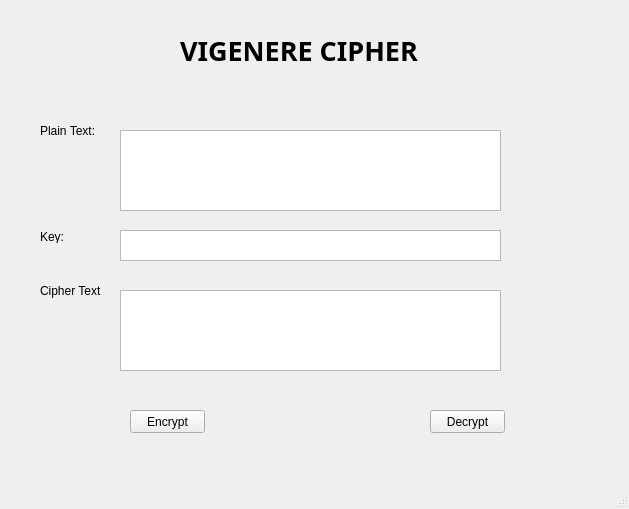
<?xml version="1.0" encoding="UTF-8"?>
<ui version="4.0">
 <class>MainWindow</class>
 <widget class="QMainWindow" name="MainWindow">
  <property name="geometry">
   <rect>
    <x>0</x>
    <y>0</y>
    <width>629</width>
    <height>509</height>
   </rect>
  </property>
  <property name="windowTitle">
   <string>MainWindow</string>
  </property>
  <widget class="QWidget" name="centralwidget">
   <widget class="QLabel" name="lbl_caesarCipher">
    <property name="geometry">
     <rect>
      <x>180</x>
      <y>30</y>
      <width>311</width>
      <height>41</height>
     </rect>
    </property>
    <property name="font">
     <font>
      <family>.VnArial</family>
      <pointsize>20</pointsize>
      <weight>75</weight>
      <bold>true</bold>
     </font>
    </property>
    <property name="text">
     <string>VIGENERE CIPHER</string>
    </property>
   </widget>
   <widget class="QLabel" name="lbl_plainText">
    <property name="geometry">
     <rect>
      <x>40</x>
      <y>120</y>
      <width>61</width>
      <height>21</height>
     </rect>
    </property>
    <property name="text">
     <string>Plain Text:</string>
    </property>
   </widget>
   <widget class="QLabel" name="lbl_cipherText">
    <property name="geometry">
     <rect>
      <x>40</x>
      <y>280</y>
      <width>61</width>
      <height>21</height>
     </rect>
    </property>
    <property name="text">
     <string>Cipher Text:</string>
    </property>
   </widget>
   <widget class="QLabel" name="lbl_key">
    <property name="geometry">
     <rect>
      <x>40</x>
      <y>230</y>
      <width>47</width>
      <height>13</height>
     </rect>
    </property>
    <property name="text">
     <string>Key:</string>
    </property>
   </widget>
   <widget class="QPushButton" name="btn_decrypt">
    <property name="geometry">
     <rect>
      <x>430</x>
      <y>410</y>
      <width>75</width>
      <height>23</height>
     </rect>
    </property>
    <property name="text">
     <string>Decrypt</string>
    </property>
   </widget>
   <widget class="QPushButton" name="btn_encrypt">
    <property name="geometry">
     <rect>
      <x>130</x>
      <y>410</y>
      <width>75</width>
      <height>23</height>
     </rect>
    </property>
    <property name="text">
     <string>Encrypt</string>
    </property>
   </widget>
   <widget class="QPlainTextEdit" name="txt_plainText">
    <property name="geometry">
     <rect>
      <x>120</x>
      <y>130</y>
      <width>381</width>
      <height>81</height>
     </rect>
    </property>
   </widget>
   <widget class="QPlainTextEdit" name="txt_cipherText">
    <property name="geometry">
     <rect>
      <x>120</x>
      <y>290</y>
      <width>381</width>
      <height>81</height>
     </rect>
    </property>
   </widget>
   <widget class="QPlainTextEdit" name="txt_key">
    <property name="geometry">
     <rect>
      <x>120</x>
      <y>230</y>
      <width>381</width>
      <height>31</height>
     </rect>
    </property>
   </widget>
  </widget>
  <widget class="QMenuBar" name="menubar">
   <property name="geometry">
    <rect>
     <x>0</x>
     <y>0</y>
     <width>629</width>
     <height>26</height>
    </rect>
   </property>
  </widget>
  <widget class="QStatusBar" name="statusbar"/>
 </widget>
 <resources/>
 <connections/>
</ui>
